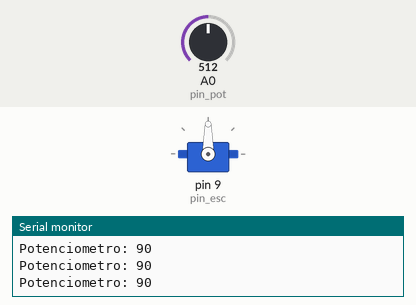
Recording of a sketch running on a simulated Arduino Uno, built with avr-gcc and run on an emulated ATmega328P. On the bench: servo, the last lines printed to the serial monitor. Inputs (shaded band) come from the test bench; at power-on: A0 (pin_pot) = 512.

Above: at 6.2 s.
6.3 s: A0 (pin_pot) set to 552
At 6.7 s:
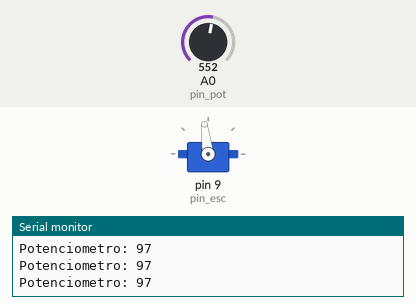
9.3 s: A0 (pin_pot) set to 585
At 9.6 s:
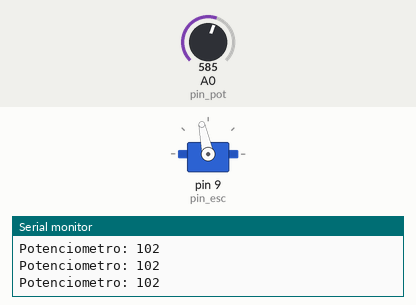
10.8 s: A0 (pin_pot) set to 306
At 11.4 s:
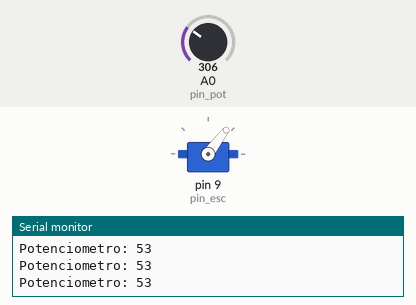
12.3 s: A0 (pin_pot) set to 60
At 13.1 s:
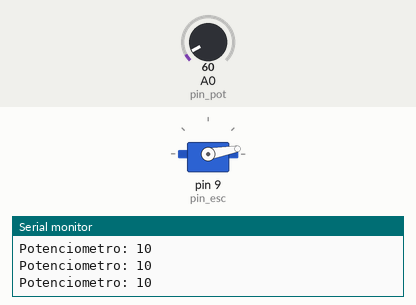
13.8 s: A0 (pin_pot) set to 53
At 14.3 s:
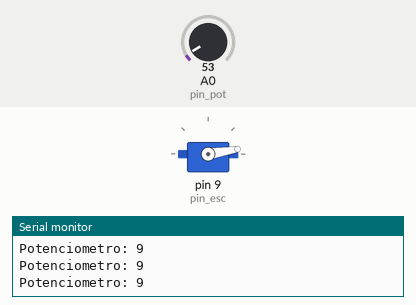
16.8 s: A0 (pin_pot) set to 122
At 17.1 s:
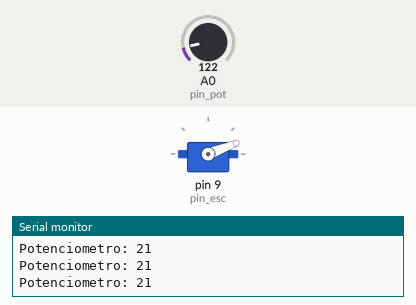
Timing chart, 0 to 19.3 s (numbered marks = the images above; inputs shaded):
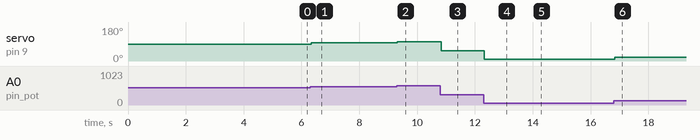

The sketch:

teste_esc-V2.ino
```cpp
// Teste do funcionamento dos ESC's a partir de um potenciometro

#include <Servo.h>

Servo ESC;                                     // create servo object to control the ESC

int potValue;                                  // value from the analog pin - valor do potenciometro
int pin_pot   =   A0;                          // pino do potenciometro
int pin_esc   =    9;                          // pino esc
int min_pulse = 1000;                          // largura minima do pulso em microsegundos
int max_pulse = 2000;                          // largura máxima do pulso em microsegundos

void setup() {
  Serial.begin(9600);                          // abre a porta serial, configura a taxa de transferência para 9600
  ESC.attach(pin_esc, min_pulse, max_pulse);   // (pino, min pulse width, max pulse width in microseconds)
  Serial.println("Aguardando 5 segundos....");
  delay(5000);
}

void loop() {
  potValue = analogRead(pin_pot);              // reads the value of the potentiometer (value between 0 and 1023)
  potValue = map(potValue, 0, 1023, 0, 180);   // scale it to use it with the servo library (value between 0 and 180)

  Serial.print("Potenciometro: ");             // monitor serial
  Serial.println(potValue);

  ESC.write(potValue);                         // send the signal to the ESC
}

// Circuito de base:
// https://howtomechatronics.com/wp-content/uploads/2019/02/Arduino-BLDC-Motor-Control-Circuit-Diagram-Schematic.png
// Descricao do funcionamento:
// https://howtomechatronics.com/tutorials/arduino/arduino-brushless-motor-control-tutorial-esc-bldc/
```

Measured:
- after the input at 6.3 s, servo on pin 9 (pin_esc): 90° → 97° at once
- after the input at 9.3 s, servo on pin 9 (pin_esc): 97° → 102° at once
- after the input at 10.8 s, servo on pin 9 (pin_esc): 102° → 53° at once
- after the input at 12.3 s, servo on pin 9 (pin_esc): 53° → 10° at once
- after the input at 13.8 s, servo on pin 9 (pin_esc): 10° → 9° at once
- after the input at 16.8 s, servo on pin 9 (pin_esc): 9° → 21° at once
